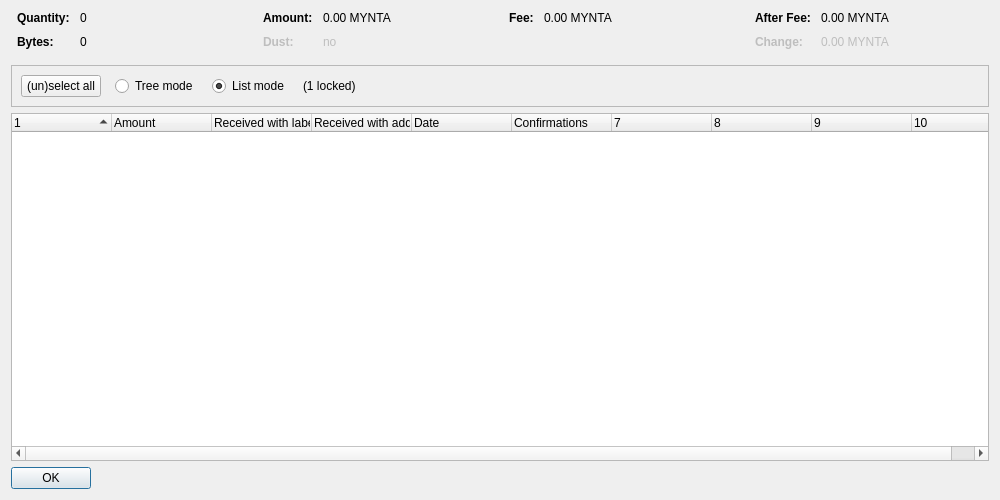
<?xml version="1.0" encoding="UTF-8"?>
<ui version="4.0">
 <class>CoinControlDialog</class>
 <widget class="QDialog" name="CoinControlDialog">
  <property name="geometry">
   <rect>
    <x>0</x>
    <y>0</y>
    <width>1000</width>
    <height>500</height>
   </rect>
  </property>
  <property name="windowTitle">
   <string>Coin Selection</string>
  </property>
  <layout class="QVBoxLayout" name="verticalLayout">
   <item>
    <layout class="QHBoxLayout" name="horizontalLayoutTop" stretch="0,0,0,0">
     <property name="topMargin">
      <number>0</number>
     </property>
     <property name="bottomMargin">
      <number>10</number>
     </property>
     <item>
      <layout class="QFormLayout" name="formLayoutCoinControl1">
       <property name="horizontalSpacing">
        <number>10</number>
       </property>
       <property name="verticalSpacing">
        <number>10</number>
       </property>
       <property name="leftMargin">
        <number>6</number>
       </property>
       <property name="rightMargin">
        <number>6</number>
       </property>
       <item row="0" column="0">
        <widget class="QLabel" name="labelCoinControlQuantityText">
         <property name="font">
          <font>
           <weight>75</weight>
           <bold>true</bold>
          </font>
         </property>
         <property name="text">
          <string>Quantity:</string>
         </property>
        </widget>
       </item>
       <item row="0" column="1">
        <widget class="QLabel" name="labelCoinControlQuantity">
         <property name="cursor">
          <cursorShape>IBeamCursor</cursorShape>
         </property>
         <property name="contextMenuPolicy">
          <enum>Qt::ActionsContextMenu</enum>
         </property>
         <property name="text">
          <string notr="true">0</string>
         </property>
         <property name="textInteractionFlags">
          <set>Qt::LinksAccessibleByMouse|Qt::TextSelectableByKeyboard|Qt::TextSelectableByMouse</set>
         </property>
        </widget>
       </item>
       <item row="1" column="0">
        <widget class="QLabel" name="labelCoinControlBytesText">
         <property name="font">
          <font>
           <weight>75</weight>
           <bold>true</bold>
          </font>
         </property>
         <property name="text">
          <string>Bytes:</string>
         </property>
        </widget>
       </item>
       <item row="1" column="1">
        <widget class="QLabel" name="labelCoinControlBytes">
         <property name="cursor">
          <cursorShape>IBeamCursor</cursorShape>
         </property>
         <property name="contextMenuPolicy">
          <enum>Qt::ActionsContextMenu</enum>
         </property>
         <property name="text">
          <string notr="true">0</string>
         </property>
         <property name="textInteractionFlags">
          <set>Qt::LinksAccessibleByMouse|Qt::TextSelectableByKeyboard|Qt::TextSelectableByMouse</set>
         </property>
        </widget>
       </item>
      </layout>
     </item>
     <item>
      <layout class="QFormLayout" name="formLayoutCoinControl2">
       <property name="horizontalSpacing">
        <number>10</number>
       </property>
       <property name="verticalSpacing">
        <number>10</number>
       </property>
       <property name="leftMargin">
        <number>6</number>
       </property>
       <property name="rightMargin">
        <number>6</number>
       </property>
       <item row="0" column="0">
        <widget class="QLabel" name="labelCoinControlAmountText">
         <property name="font">
          <font>
           <weight>75</weight>
           <bold>true</bold>
          </font>
         </property>
         <property name="text">
          <string>Amount:</string>
         </property>
        </widget>
       </item>
       <item row="0" column="1">
        <widget class="QLabel" name="labelCoinControlAmount">
         <property name="cursor">
          <cursorShape>IBeamCursor</cursorShape>
         </property>
         <property name="contextMenuPolicy">
          <enum>Qt::ActionsContextMenu</enum>
         </property>
         <property name="text">
          <string notr="true">0.00 MYNTA</string>
         </property>
         <property name="textInteractionFlags">
          <set>Qt::LinksAccessibleByMouse|Qt::TextSelectableByKeyboard|Qt::TextSelectableByMouse</set>
         </property>
        </widget>
       </item>
       <item row="1" column="0">
        <widget class="QLabel" name="labelCoinControlLowOutputText">
         <property name="enabled">
          <bool>false</bool>
         </property>
         <property name="font">
          <font>
           <weight>75</weight>
           <bold>true</bold>
          </font>
         </property>
         <property name="text">
          <string>Dust:</string>
         </property>
        </widget>
       </item>
       <item row="1" column="1">
        <widget class="QLabel" name="labelCoinControlLowOutput">
         <property name="enabled">
          <bool>false</bool>
         </property>
         <property name="cursor">
          <cursorShape>IBeamCursor</cursorShape>
         </property>
         <property name="contextMenuPolicy">
          <enum>Qt::ActionsContextMenu</enum>
         </property>
         <property name="text">
          <string notr="true">no</string>
         </property>
         <property name="textInteractionFlags">
          <set>Qt::LinksAccessibleByMouse|Qt::TextSelectableByKeyboard|Qt::TextSelectableByMouse</set>
         </property>
        </widget>
       </item>
      </layout>
     </item>
     <item>
      <layout class="QFormLayout" name="formLayoutCoinControl3">
       <property name="horizontalSpacing">
        <number>10</number>
       </property>
       <property name="verticalSpacing">
        <number>10</number>
       </property>
       <property name="leftMargin">
        <number>6</number>
       </property>
       <property name="rightMargin">
        <number>6</number>
       </property>
       <item row="0" column="0">
        <widget class="QLabel" name="labelCoinControlFeeText">
         <property name="font">
          <font>
           <weight>75</weight>
           <bold>true</bold>
          </font>
         </property>
         <property name="text">
          <string>Fee:</string>
         </property>
        </widget>
       </item>
       <item row="0" column="1">
        <widget class="QLabel" name="labelCoinControlFee">
         <property name="cursor">
          <cursorShape>IBeamCursor</cursorShape>
         </property>
         <property name="contextMenuPolicy">
          <enum>Qt::ActionsContextMenu</enum>
         </property>
         <property name="text">
          <string notr="true">0.00 MYNTA</string>
         </property>
         <property name="textInteractionFlags">
          <set>Qt::LinksAccessibleByMouse|Qt::TextSelectableByKeyboard|Qt::TextSelectableByMouse</set>
         </property>
        </widget>
       </item>
      </layout>
     </item>
     <item>
      <layout class="QFormLayout" name="formLayoutCoinControl4">
       <property name="horizontalSpacing">
        <number>10</number>
       </property>
       <property name="verticalSpacing">
        <number>10</number>
       </property>
       <property name="leftMargin">
        <number>6</number>
       </property>
       <property name="rightMargin">
        <number>6</number>
       </property>
       <item row="0" column="0">
        <widget class="QLabel" name="labelCoinControlAfterFeeText">
         <property name="font">
          <font>
           <weight>75</weight>
           <bold>true</bold>
          </font>
         </property>
         <property name="text">
          <string>After Fee:</string>
         </property>
        </widget>
       </item>
       <item row="0" column="1">
        <widget class="QLabel" name="labelCoinControlAfterFee">
         <property name="cursor">
          <cursorShape>IBeamCursor</cursorShape>
         </property>
         <property name="contextMenuPolicy">
          <enum>Qt::ActionsContextMenu</enum>
         </property>
         <property name="text">
          <string notr="true">0.00 MYNTA</string>
         </property>
         <property name="textInteractionFlags">
          <set>Qt::LinksAccessibleByMouse|Qt::TextSelectableByKeyboard|Qt::TextSelectableByMouse</set>
         </property>
        </widget>
       </item>
       <item row="1" column="0">
        <widget class="QLabel" name="labelCoinControlChangeText">
         <property name="enabled">
          <bool>false</bool>
         </property>
         <property name="font">
          <font>
           <weight>75</weight>
           <bold>true</bold>
          </font>
         </property>
         <property name="text">
          <string>Change:</string>
         </property>
        </widget>
       </item>
       <item row="1" column="1">
        <widget class="QLabel" name="labelCoinControlChange">
         <property name="enabled">
          <bool>false</bool>
         </property>
         <property name="cursor">
          <cursorShape>IBeamCursor</cursorShape>
         </property>
         <property name="contextMenuPolicy">
          <enum>Qt::ActionsContextMenu</enum>
         </property>
         <property name="text">
          <string notr="true">0.00 MYNTA</string>
         </property>
         <property name="textInteractionFlags">
          <set>Qt::LinksAccessibleByMouse|Qt::TextSelectableByKeyboard|Qt::TextSelectableByMouse</set>
         </property>
        </widget>
       </item>
      </layout>
     </item>
    </layout>
   </item>
   <item>
    <widget class="QFrame" name="frame">
     <property name="minimumSize">
      <size>
       <width>0</width>
       <height>40</height>
      </size>
     </property>
     <property name="frameShape">
      <enum>QFrame::StyledPanel</enum>
     </property>
     <property name="frameShadow">
      <enum>QFrame::Sunken</enum>
     </property>
     <layout class="QHBoxLayout" name="horizontalLayout">
      <item>
       <layout class="QHBoxLayout" name="horizontalLayoutPanel" stretch="0,0,0,0,0">
        <property name="spacing">
         <number>14</number>
        </property>
        <item>
         <widget class="QPushButton" name="pushButtonSelectAll">
          <property name="sizePolicy">
           <sizepolicy hsizetype="Maximum" vsizetype="Fixed">
            <horstretch>0</horstretch>
            <verstretch>0</verstretch>
           </sizepolicy>
          </property>
          <property name="text">
           <string>(un)select all</string>
          </property>
          <property name="autoDefault">
           <bool>false</bool>
          </property>
         </widget>
        </item>
        <item>
         <widget class="QRadioButton" name="radioTreeMode">
          <property name="sizePolicy">
           <sizepolicy hsizetype="Maximum" vsizetype="Fixed">
            <horstretch>0</horstretch>
            <verstretch>0</verstretch>
           </sizepolicy>
          </property>
          <property name="text">
           <string>Tree mode</string>
          </property>
         </widget>
        </item>
        <item>
         <widget class="QRadioButton" name="radioListMode">
          <property name="sizePolicy">
           <sizepolicy hsizetype="Maximum" vsizetype="Fixed">
            <horstretch>0</horstretch>
            <verstretch>0</verstretch>
           </sizepolicy>
          </property>
          <property name="text">
           <string>List mode</string>
          </property>
          <property name="checked">
           <bool>true</bool>
          </property>
         </widget>
        </item>
        <item>
         <widget class="QLabel" name="labelLocked">
          <property name="text">
           <string notr="true">(1 locked)</string>
          </property>
         </widget>
        </item>
        <item>
         <spacer name="horizontalSpacer">
          <property name="orientation">
           <enum>Qt::Horizontal</enum>
          </property>
          <property name="sizeHint" stdset="0">
           <size>
            <width>40</width>
            <height>20</height>
           </size>
          </property>
         </spacer>
        </item>
       </layout>
      </item>
     </layout>
    </widget>
   </item>
   <item>
    <widget class="CoinControlTreeWidget" name="treeWidget">
     <property name="contextMenuPolicy">
      <enum>Qt::CustomContextMenu</enum>
     </property>
     <property name="sortingEnabled">
      <bool>false</bool>
     </property>
     <property name="columnCount">
      <number>10</number>
     </property>
     <attribute name="headerShowSortIndicator" stdset="0">
      <bool>true</bool>
     </attribute>
     <attribute name="headerStretchLastSection">
      <bool>false</bool>
     </attribute>
     <column>
      <property name="text">
       <string/>
      </property>
     </column>
     <column>
      <property name="text">
       <string>Amount</string>
      </property>
     </column>
     <column>
      <property name="text">
       <string>Received with label</string>
      </property>
     </column>
     <column>
      <property name="text">
       <string>Received with address</string>
      </property>
     </column>
     <column>
      <property name="text">
       <string>Date</string>
      </property>
     </column>
     <column>
      <property name="text">
       <string>Confirmations</string>
      </property>
      <property name="toolTip">
       <string>Confirmed</string>
      </property>
     </column>
     <column>
      <property name="text">
       <string/>
      </property>
     </column>
     <column>
      <property name="text">
       <string/>
      </property>
     </column>
     <column>
      <property name="text">
       <string/>
      </property>
     </column>
     <column>
      <property name="text">
       <string/>
      </property>
     </column>
    </widget>
   </item>
   <item>
    <widget class="QDialogButtonBox" name="buttonBox">
     <property name="sizePolicy">
      <sizepolicy hsizetype="Maximum" vsizetype="Fixed">
       <horstretch>0</horstretch>
       <verstretch>0</verstretch>
      </sizepolicy>
     </property>
     <property name="orientation">
      <enum>Qt::Horizontal</enum>
     </property>
     <property name="standardButtons">
      <set>QDialogButtonBox::Ok</set>
     </property>
    </widget>
   </item>
  </layout>
 </widget>
 <customwidgets>
  <customwidget>
   <class>CoinControlTreeWidget</class>
   <extends>QTreeWidget</extends>
   <header>coincontroltreewidget.h</header>
  </customwidget>
 </customwidgets>
 <resources/>
 <connections/>
</ui>
